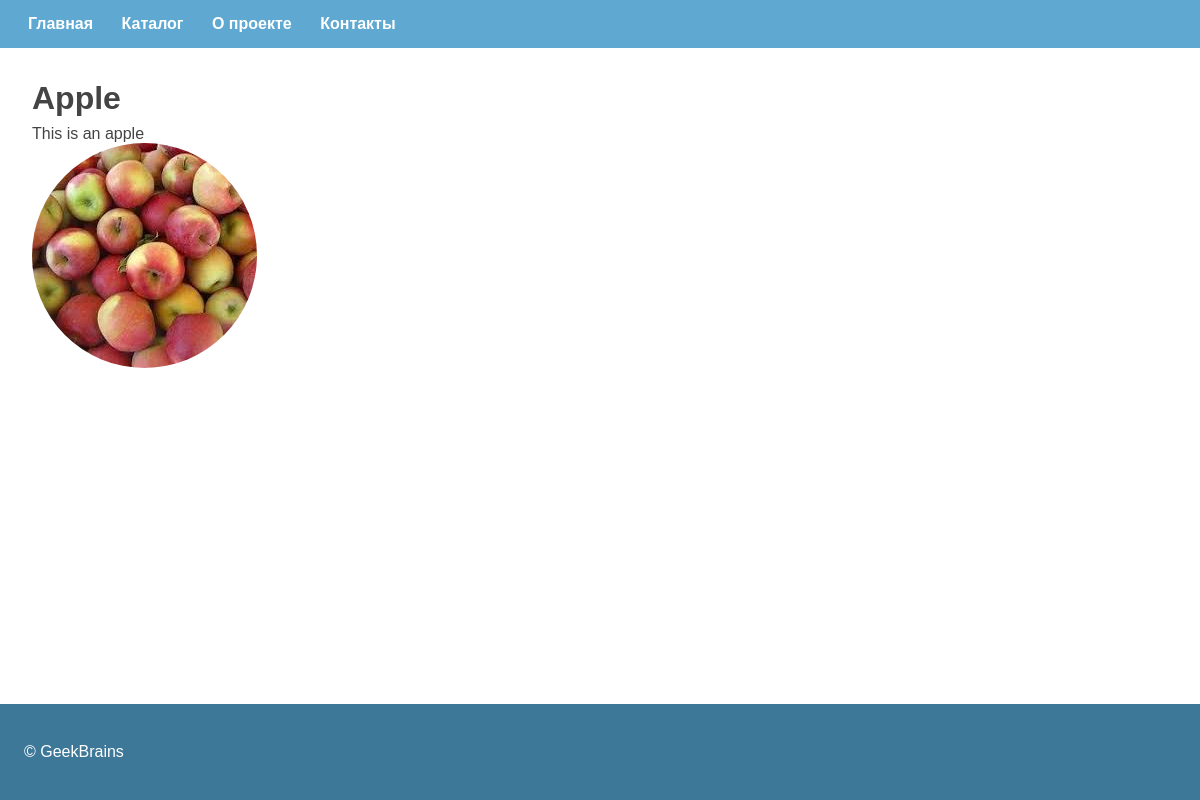
Page /products/6/ on the committed database.
### products/models.py (models this page shows, shortened)
class Product(models.Model):
    name = models.CharField(
        max_length=255
    )
    image = models.ImageField(
        upload_to='products',
        blank=True,
        null=True,
    )
    category = models.ForeignKey(
        Category,
        on_delete=models.CASCADE,
        blank=True,
        null=True,
    )
    description = models.TextField(
        blank=True,
        null=True,
    )
    cost = models.DecimalField(
        max_digits=12,
        decimal_places=2,
        default=0
    )
    created = models.DateTimeField(
        auto_now_add=True,
    )
    modified = models.DateTimeField(
        auto_now=True,
    )

### products/views/products.py (the view)
class ProductDetailView(DetailView):
    model = Product
    template_name = 'products/detail.html'
    context_object_name = 'inst'

### products/templates/products/detail.html (shortened to what this page needs)
{% extends 'server/master.html' %}
{% load static %}
{% block page_static %}
<link rel="stylesheet" href="{% static 'products/css/detail.css' %}">
{% endblock %}
{% block page_content %}
<div class="product">
    <h1 class="product__name">
        {{ inst.name|title }}
    </h1>
    <span class="product__description">
        {{ inst.description }}
    </span>
    {% if inst.image %}
    <span class="product__image">
        <img src="../../media/{{ inst.image }}">
    </span>
    {% endif %}
</div>
{% endblock %}

### products/static/products/css/detail.css (style rules this page uses)
.product { display: flex; flex-direction: column; margin-top: 16px; color: #444; }
.product__name { margin: 0; }
.product__description { margin-top: 8px; }
img { border-radius: 50%; }

### server/static/server/css/master.css (style rules this page uses)
html, body { margin: 0; padding: 0; height: 100%; font-family: sans-serif; }

### rows in the picture
Product: name "Apple", description "This is an apple", image (picture)
